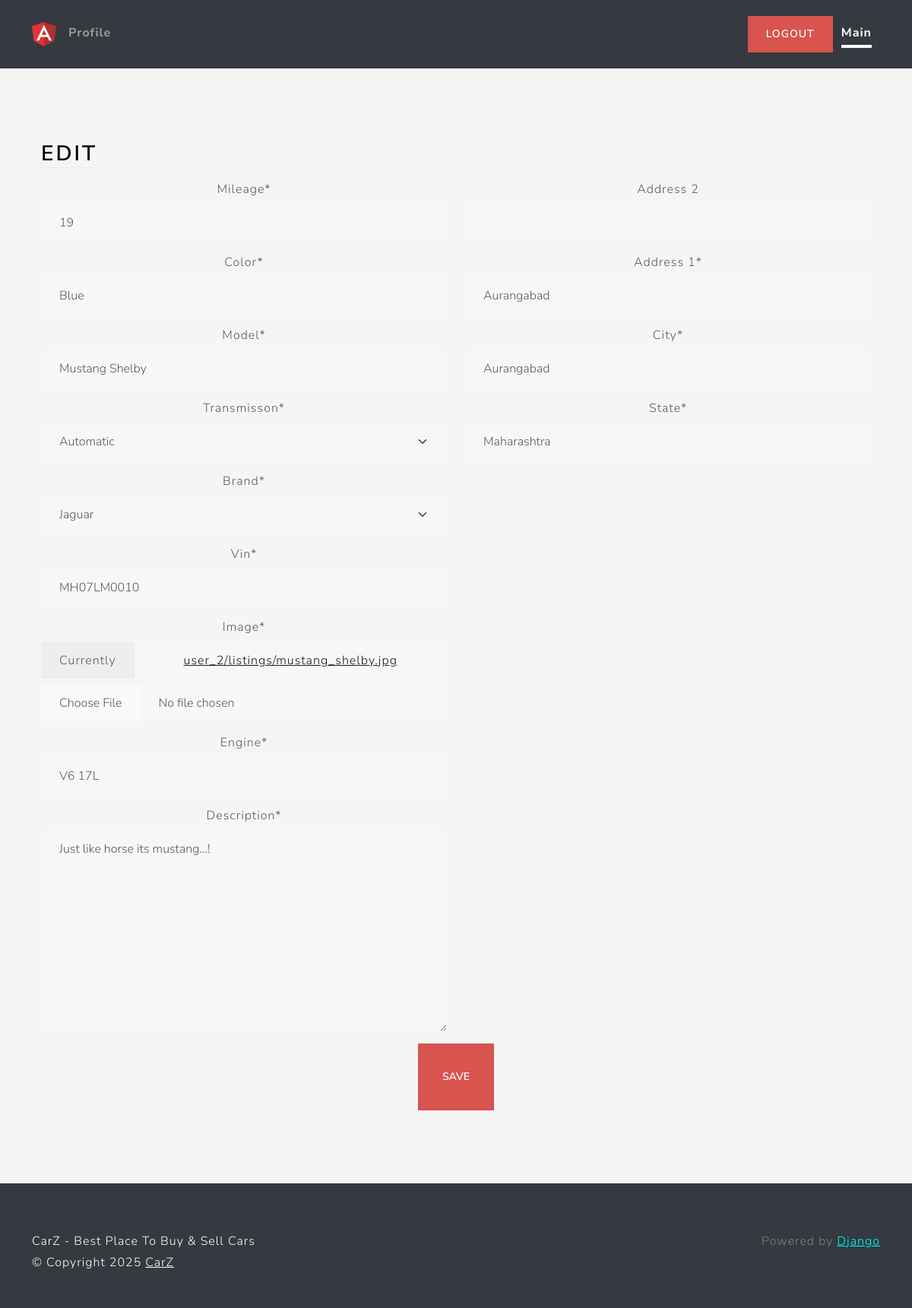
The app's page /listing/38905390-cee7-4f4d-8cad-67120b545c91/edit/ (signed in) with its own data.
### main/models.py (models this page shows, shortened)
class Listing(models.Model):
    id = models.UUIDField(
        primary_key=True, default=uuid.uuid4, unique=True, editable=False)
    created_at = models.DateTimeField(auto_now_add=True)
    updated_at = models.DateTimeField(auto_now=True)
    seller = models.ForeignKey(Profile, on_delete=models.CASCADE)
    brand = models.CharField(max_length=24, choices=CARS_BRANDS, default=None)
    model = models.CharField(max_length=64,)
    vin = models.CharField(max_length=17,)
    mileage = models.IntegerField(default=0)
    color = models.CharField(max_length=24,)
    description = models.TextField()
    engine = models.CharField(max_length=24,)
    transmisson = models.CharField(
        max_length=24, choices=TRANSMISSION_OPTIONS, default=None)
    location = models.OneToOneField(
        Location, on_delete=models.SET_NULL, null=True)
    image = models.ImageField(upload_to=user_listing_path)

### users/models.py (models this page shows, shortened)
class Location(models.Model):
    address_1 = models.CharField(max_length=128, blank=True)
    address_2 = models.CharField(max_length=128, blank=True)
    city = models.CharField(max_length=64)
    state = models.CharField(max_length=64)

### main/views.py (the view)
# urls.py: path('listing/<str:id>/edit/', edit_view, name='edit'),
def edit_view(request, id):
    try:
        listing = Listing.objects.get(id=id)
        if listing is None:
            raise Exception
        if request.method == 'POST':
            listing_form = ListingForm(
                request.POST, request.FILES, instance=listing)
            location_form = LocationForm(
                request.POST, instance=listing.location)
            if listing_form.is_valid and location_form.is_valid:
                listing_form.save()
                location_form.save()
                messages.info(request, f'Listing {id} updated successfully!')
                return redirect('home')
            else:
                pass
        else:
            listing_form = ListingForm(instance=listing)
            location_form = LocationForm(instance=listing.location)
        context = {
            'location_form': location_form,
            'listing_form': listing_form
        }
        return render(request, 'views/edit.html', context)
    except Exception as e:
        messages.error(
            request, f'An error occured while trying to access the edit page.')
        return redirect('home')

### users/forms.py
class LocationForm(forms.ModelForm):
    address_1 = forms.CharField(required=True)
    class Meta:
        model = Location
        fields = {'address_1', 'address_2', 'city', 'state'}

### main/forms.py
class ListingForm(forms.ModelForm):
    image = forms.ImageField()
    class Meta:
        model = Listing
        fields = {'brand', 'model', 'vin', 'mileage',
                  'color', 'description', 'engine', 'transmisson', 'image'}

### main/templates/views/edit.html (shortened to what this page needs)
{% extends 'base/base.html' %}
{% load static %}
{% load crispy_forms_tags %}
{% block 'body' %}
<div class="container-fluid text-center py-5">
    <div class="container px-4 py-5">
        <div class="row g-4">
            <div class="col d-flex align-items-start">
                <div>
                    <h2 class="mb-3 border-bottom" style="color: black">Edit</h2>
                </div>
            </div>
        </div>
        <form action="" method="post" enctype="multipart/form-data">
            <div class="row">
                <div class="col-6">
                    {{ listing_form|crispy }}
                </div>
                <div class="col-6">
                    {{ location_form|crispy }}
                </div>
            </div>
            <button class="btn btn-lg btn-danger" type="submit">Save</button>
        </form>
    </div>
</div>
{% endblock %}

### main/static/css/style.css (style rules this page uses)
html, body { height: 100%; }
body { align-items: center; padding-bottom: 40px; background-color: #f5f5f5; }
.h2, h2 { color: white; }

### records on screen
Listing: mileage "19", color "Blue", model "Mustang Shelby", transmisson "Automatic", brand "Jaguar", vin "MH07LM0010", engine "V6 17L", description "Just like horse its mustang...!"
Location: address_1 "Aurangabad", city "Aurangabad", state "Maharashtra"
